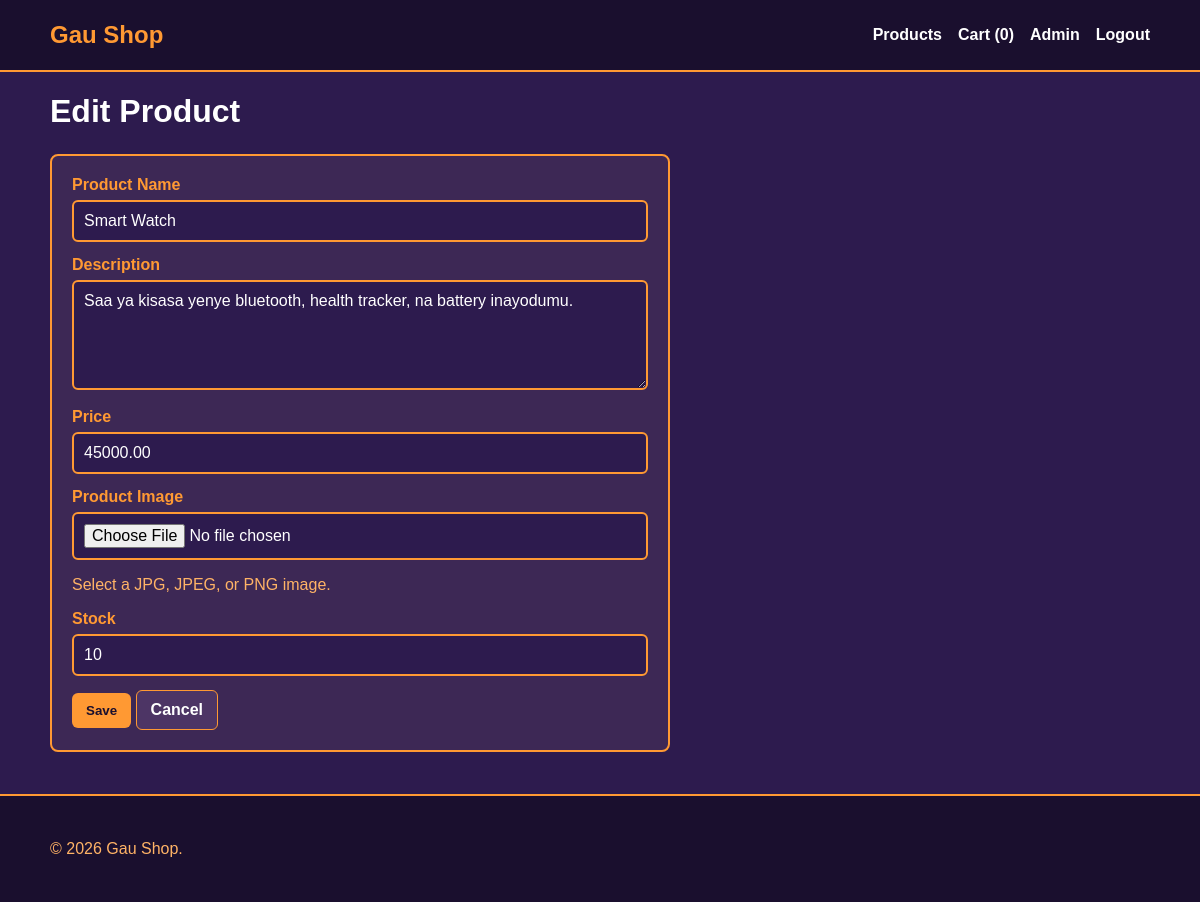
Page /product_form.php?id=1 (signed in) on the committed database.
### tables this page shows
CREATE TABLE IF NOT EXISTS products (
    id INT AUTO_INCREMENT PRIMARY KEY,
    name VARCHAR(150) NOT NULL,
    description TEXT NOT NULL,
    price DECIMAL(10, 2) NOT NULL,
    image VARCHAR(255) DEFAULT NULL,
    stock INT NOT NULL DEFAULT 0,
    created_at TIMESTAMP DEFAULT CURRENT_TIMESTAMP
);

### product_form.php (the view, shortened to what this page needs)
<?php
require '../config/database.php';
$id = isset($_GET['id']) ? (int) $_GET['id'] : 0;
$product = [
    'name' => '',
    'description' => '',
    'price' => '',
    'image' => '',
    'stock' => ''
];
if ($id > 0) {
    $stmt = $pdo->prepare('SELECT * FROM products WHERE id = ?');
    $stmt->execute([$id]);
    $product = $stmt->fetch(PDO::FETCH_ASSOC);
}
include '../includes/header.php';
?>
<h1><?php echo $id > 0 ? 'Edit Product' : 'Add Product'; ?></h1>
<form class="form-box" method="post" enctype="multipart/form-data">
    <div class="form-group">
        <label for="name">Product Name</label>
        <input type="text" id="name" name="name" value="<?php echo htmlspecialchars($product['name']); ?>" required>
    </div>
    <div class="form-group">
        <label for="description">Description</label>
        <textarea id="description" name="description" required><?php echo htmlspecialchars($product['description']); ?></textarea>
    </div>
    <div class="form-group">
        <label for="price">Price</label>
        <input type="number" step="0.01" id="price" name="price" value="<?php echo htmlspecialchars($product['price']); ?>" required>
    </div>
    <div class="form-group">
        <label for="image">Product Image</label>
        <input type="file" id="image" name="image" accept=".jpg,.jpeg,.png,image/jpeg,image/png">
        <p class="muted">Select a JPG, JPEG, or PNG image.</p>
    </div>
    <div class="form-group">
        <label for="stock">Stock</label>
        <input type="number" id="stock" name="stock" value="<?php echo htmlspecialchars($product['stock']); ?>" required>
    </div>
    <button type="submit">Save</button>
    <a class="btn secondary" href="products.php">Cancel</a>
</form>
<?php include '../includes/footer.php'; ?>

### style.css (style rules this page uses)
* { box-sizing: border-box; }
body { margin: 0; font-family: Arial, sans-serif; color: #ffffff; background: #2d1b4e; }
a { color: inherit; text-decoration: none; }
.muted { color: #ffb366; }
.btn, button { display: inline-block; border: 0; border-radius: 6px; padding: 10px 14px; background: #ff9933; color: #1a0f2e; font-weight: 700; cursor: pointer; transition: background 0.3s ease; }
.btn.secondary { background: #4d3565; color: #ffffff; border: 1px solid #ff9933; }
.form-box { max-width: 620px; background: #3d2855; border: 2px solid #ff9933; border-radius: 8px; padding: 20px; margin: 24px 0 42px; }
.form-group { margin-bottom: 14px; }
label { display: block; font-weight: 700; margin-bottom: 6px; color: #ff9933; }
input, textarea { width: 100%; border: 2px solid #ff9933; border-radius: 6px; padding: 10px; font: inherit; background: #2d1b4e; color: #ffffff; }
input::placeholder, textarea::placeholder { color: #ffb366; }
textarea { min-height: 110px; resize: vertical; }

### rows in the picture
products: name "Smart Watch", description "Saa ya kisasa yenye bluetooth, health tracker, na battery inayodumu.", price "45000.00", stock "10"

### other values in the picture
$cartCount "0"
